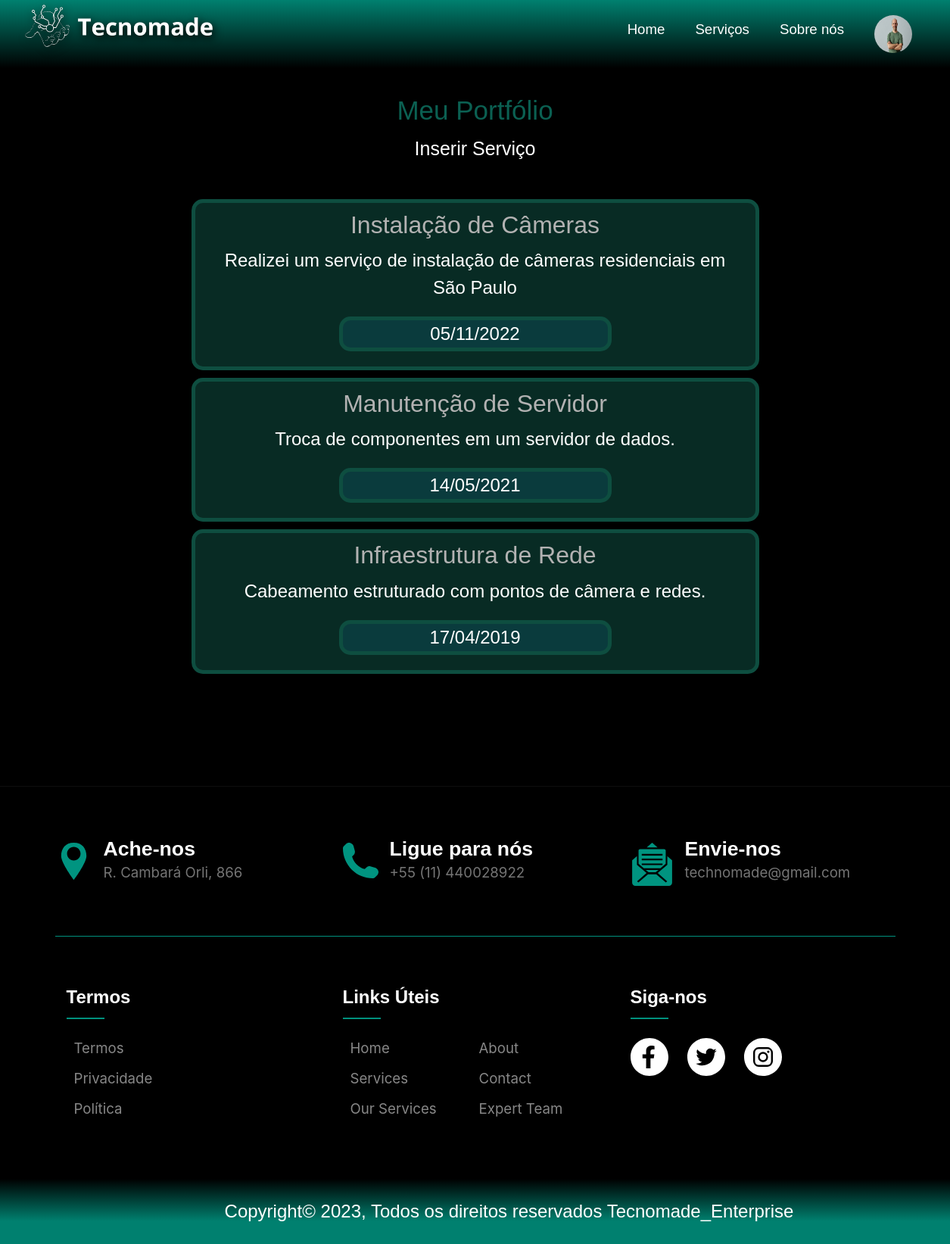
Page /portifolio.php (signed in) on the committed database.
### tables this page shows
CREATE TABLE `prof` (
  `id_Pf` int(11) NOT NULL,
  `pfName` varchar(100) NOT NULL,
  `dtNasPf` date NOT NULL,
  `email` varchar(100) NOT NULL,
  `celPf` varchar(20) NOT NULL,
  `gender` char(1) NOT NULL,
  `hashPass` varchar(255) NOT NULL,
  `cnpj` varchar(20) NOT NULL,
  `imgName` varchar(255) NOT NULL,
  `categorias` varchar(20) DEFAULT NULL,
  `descPf` text NOT NULL,
  `avaliacao_media` float DEFAULT NULL
);

CREATE TABLE `portfolio` (
  `id_portifolio` int(11) NOT NULL,
  `title` varchar(255) NOT NULL,
  `description` text NOT NULL,
  `date` date NOT NULL,
  `image1` varchar(40) DEFAULT NULL,
  `image2` varchar(40) DEFAULT NULL,
  `image3` varchar(40) DEFAULT NULL,
  `image4` varchar(40) DEFAULT NULL,
  `image5` varchar(40) DEFAULT NULL,
  `image6` varchar(40) DEFAULT NULL,
  `image7` varchar(40) DEFAULT NULL,
  `image8` varchar(40) DEFAULT NULL,
  `image9` varchar(40) DEFAULT NULL,
  `image10` varchar(40) DEFAULT NULL,
  `id_Pf` int(11) DEFAULT NULL
);

### portifolio.php (the view, shortened to what this page needs)
<?php
include 'connect.php';
  $id_Pf = $_SESSION['id_Pf'];
include_once('navPf.php');
$result = $conn->query("SELECT * FROM portfolio WHERE id_Pf = '$id_Pf'");
?>
<!DOCTYPE html>
<html lang="pt-BR">
<head>
    <link rel="stylesheet" href="./css/portifolio.css">
    <link rel="stylesheet" href="./css/style_footer.css">
    <link rel="stylesheet" href="./css/default.css">
    <link rel="stylesheet" href="https://stackpath.bootstrapcdn.com/bootstrap/4.3.1/css/bootstrap.min.css">
</head>
<body>
    <div id="topPage">
    <h1 id="titlePage">Meu Portfólio</h1>
    </div>
   <p class="insert_service"> <a href="insert_portifolio.php" class="insert_service">Inserir Serviço</a></p>
    <div class="portfolio">
        <?php while($row = $result->fetch_assoc()): ?>
            <div class="project">
                <h2 id="title_project"><?php echo $row['title']; ?></h2>
                <p id="desc_project"><?php echo $row['description']; ?></p>
                <p id="date_project"><?php echo $data = date('d/m/Y', strtotime($row['date']));?></p>
            </div>
        <?php endwhile; ?>
    </div>
    <?php
    include_once("footer.php");
    ?>
</body>
</html>

### navPf.php (shortened to what this page needs)
<?php
include ("connect.php");
?>
<head>
  <link rel="stylesheet" href="./css/style_nav.css">
</head>
<div class="header cleafix">
  <div class="container_nav">
    <a class="backhome" href="index.php">
      <img src="./imgs/icon_logo_nav_bar.png" class="logo" />
    </a>
    <ul class="nav">
      <li><a href="homePf.php" class="nav-links linkHome">Home</a></li>
      <li><a href="paginaDeServicosParaPrestador.php" class="nav-links linkServices">Serviços</a></li>
      <li><a href="sobre.php" class="nav-links linkSobre">Sobre nós</a></li>
      <li class="nav-item dropdown_nav">
        <a class="nav-img">
          <?php
          $sql = "SELECT * FROM prof WHERE id_Pf = $_SESSION[id_Pf]";
          $result = $conn->query($sql);
          if ($result->num_rows > 0) {
            $row = $result->fetch_assoc();
            if (!empty($row['imgName'])) {
              $imgPf = "upload/" . $row['imgName'];
              echo "<img src='$imgPf' alt='Imagem do Profissional' class='imgPf'><br><br>";
            }
          }
          ?>
        </a>
      </li>
    </ul>
  </div>
</div>

### footer.php (shortened to what this page needs)
<head>
    <link rel="stylesheet" href="./css/style_footer.css">
</head>
<footer class="footer-section">
    <div class="container">
        <div class="footer-cta pt-5 pb-5">
            <div class="row">
                <div class="col-xl-4 col-md-4 mb-30">
                    <div class="single-cta">
                        <i class="fas">
                        </i>
                        <div class="cta-text">
                            <h4>Ache-nos</h4>
                            <span>R. Cambará Orli, 866</span>
                        </div>
                    </div>
                </div>
                <div class="col-xl-4 col-md-4 mb-30">
                    <div class="single-cta">
                        <i class="fas"></i>
                        <div class="cta-text">
                            <h4>Ligue para nós</h4>
                            <span>+55 (11) 440028922</span>
                        </div>
                    </div>
                </div>
                <div class="col-xl-4 col-md-4 mb-30">
                    <div class="single-cta">
                        <i class="far">
                        </i>
                        <div class="cta-text">
                            <h4>Envie-nos</h4>
                            <span>technomade@gmail.com</span>
                        </div>
                    </div>
                </div>
            </div>
        </div>
        <div class="footer-content pt-5 pb-5">
            <div class="row">
                <div class="col-xl-4 col-lg-4 mb-50">
                    <div class="footer-widget">
                    <div class="col-xl-6 col-lg-6 d-none d-lg-block text-right">
                    <div class="footer-menu">
                    <div class="footer-widget-heading">
                            <h3>Termos</h3>
                        </div>
                        <ul class="ajst_tms_footer_text_link">
                            <li><a href="./terms_use_and_privacy.php#termos_uso">Termos</a></li>
                            <li><a href="./terms_use_and_privacy.php#privacidade" >Privacidade</a></li>
                            <li><a href="./terms_use_and_privacy.php#politicas">Política</a></li>
                        </ul>
                    </div>
                </div>
                    </div>
                </div>
                <div class="col-xl-4 col-lg-4 col-md-6 mb-30">
                    <div class="footer-widget">
                        <div class="footer-widget-heading">
                            <h3>Links Úteis</h3>
                        </div>
                        <ul class="lista_de_links">
                            <li><a href="./index.php">Home</a></li>
                            <li><a href="./sobre.php">about</a></li>
                            <li><a href="./sobre.php">services</a></li>
                            <li><a href="./sobre.php#entraEmContato">Contact</a></li>
                            <li><a href="./sobre.php">Our Services</a></li>
                            <li><a href="./sobre.php#ExpertTeam">Expert Team</a></li>
                        </ul>
                    </div>
                </div>
                <div class="col-xl-4 col-lg-4 col-md-6 mb-50">
                    <div class="footer-widget">
                        <div class="footer-widget-heading">
                            <h3>Siga-nos</h3>
                        </div>
                        <div class="footer-social-icon">
                            <i>
                            </i>
                            <i>
                            </i>
                            <i>
                            </i>
                        </div>
                        </div>
                    </div>
                </div>
            </div>
        </div>
    <div class="copyright-area">
        <div class="container">
            <div class="row">
                <div class="col-xl-6 col-lg-6 text-center text-lg-left">
                    <div class="copyright-text">
                        <p>Copyright&copy; 2023, Todos os direitos reservados <a href="#">Tecnomade_Enterprise</a></p>
                    </div>
                </div>
            </div>
        </div>
    </div>
</footer>

### css/style_nav.css (style rules this page uses)
.header { height: 80px; width: 100%; padding: 0px 20px; box-sizing: border-box; position: absolute; display: flex; flex-wrap: wrap; background: linear-gradient(0deg, transparent, rgb(0, 128, 111)); height: 90px; font-family: "League Spartan", sans-serif; width: 100%; top: 0; left: 0; align-items: center; z-index: 9; transition: background-color 0.3s ease; }
.logo { display: block; width: auto !important; height: 80px; object-fit: cover; padding: 10px; filter: drop-shadow(2px 4px 6px black); float: left; margin-top: -20px; }
.nav { float: right; list-style: none !important; position: absolute; right: 30px; }
.nav li { float: left; }
.nav a { display: block; text-decoration: none !important; padding: 10px 20px; font-size: 14pt; }
.nav-links,.nav-link { color: #ffffff; text-decoration: none !important; }
.nav-links::after, .nav-link::after { display: block; margin: 0 auto; margin-top: 5px; width: 0; height: 2px; background-color: rgb(255, 255, 255); content: ""; opacity: 0; -webkit-transition: width 0.6s, opacity 0.8s; -moz-transition: width 0.6s, opacity 0.8s; transition: width 0.6s, opacity 0.8s; }

### css/portifolio.css (style rules this page uses)
* { box-sizing: border-box; font-size: 22px; }
body { font-family: Arial, sans-serif; margin: 0; padding: 0; background-color: black; margin-top: 7%; overflow: scroll !important; }
#topPage { margin-top: 125px; }
.portfolio { display: flex; flex-direction: column; align-items: center; padding: 20px; height: 100% !important; }
.project { color: #fff; background-color: rgb(8, 43, 36); border: 5px solid rgb(14, 78, 64); margin: 5px; padding: 10px !important; width: 750px; height: auto; box-shadow: 0 0 10px rgba(0,0,0,0.1); transition: transform 0.3s ease; position: relative; border-radius: 15px; display: flex; flex-direction: column; place-items: center; }
#title_project { font-size: 32px; margin-bottom: 0; }
#title_project, #desc_project { color: rgb(178, 178, 178); text-align: center; }
#desc_project { color: rgb(255, 255, 255); margin: 10px; }
#date_project { color: rgb(255, 255, 255); margin: 10px; text-align: center; border: 5px solid rgb(14, 78, 64); border-radius: 15px; background-color: #0a3b3d; width: 50%; }
.insert_service { font-size: 25px; color: #fff; text-transform: capitalize; text-decoration: none; text-align: center; }
#titlePage { color:rgb(11, 96, 82); font-size: 35px !important; text-align: center; }

### css/style_footer.css (style rules this page uses)
.footer-section { background: #000000; position: relative; border-top: solid 1px #0e0e0e; }
.footer-cta { border-bottom: 1px solid #00917e; }
.single-cta i { color: #00917e; float: left; margin-top: 8px; }
.cta-text { padding-left: 15px; display: inline-block; }
.cta-text h4 { color: #ffffff; font-size: 20pt !important; font-weight: 600; margin-bottom: 2px; }
.cta-text span { color: #757575; font-size: 14pt; }
.footer-content { position: relative; z-index: 2; }
.footer-social-icon { display: flex; justify-content: left; align-items: center; gap: 25px; }
.footer-social-icon svg { width: 50px; height: 50px; }
.footer-widget-heading h3 { color: #ffffff; font-weight: 600; margin-bottom: 40px; position: relative; font-size: 18pt; text-align: left; }
.footer-widget-heading h3::before { content: ""; position: absolute; left: 0; bottom: -15px; height: 2px; width: 50px; background: #00917e; }
.footer-widget ul li { display: block; float: left; width: 50%; margin-bottom: 12px; }
.ajst_tms_footer_text_link { margin-left: -50px; text-align: left; }
.lista_de_links { margin: 0 0 0 -30px; }
.footer-widget ul li a { color: #878787; font-size: 14pt; text-transform: capitalize; }
.copyright-area { background: linear-gradient(180deg, black , rgb(0, 128, 111) 65%); padding: 25px 0; }
.copyright-text p { margin: 0; color: #ffffff; }
.copyright-text p, .copyright-text p a { width: 1200px; color: #ffffff; text-align: center; }
.copyright-text p a { color: #ffffff; font-size: 18pt; }
.footer-menu li { display: inline-block; margin-left: 20px; }
.footer-menu li a { font-size: 18pt; color: #ffffff; }
.social__icon { height: 40px; width: 40px; color: #fff; text-decoration: none; }

### css/default.css (style rules this page uses)
body { background-color: #000000 !important; padding: 0; margin: 0; box-sizing: border-box; color: #ffffff; }
p { font-size: 18pt !important; font-family: "League Spartan", sans-serif; }
h1,h2,h3,h4 { font-family: "Josefin Sans", sans-serif; font-size: 36pt; }
img { user-select: auto; -webkit-user-select:none; -moz-user-select:none; -ms-user-select:none; }

### navPf.php (style rules this page uses)
.nav-img img { width: 50px; height: 50px; border-radius: 50%; margin-top: -5px; }

### rows in the picture
prof: imgName (picture)
portfolio: title "Instalação de Câmeras", description "Realizei um serviço de instalação de câmeras residenciais em São Paulo", date "05/11/2022"
portfolio: title "Manutenção de Servidor", description "Troca de componentes em um servidor de dados.", date "14/05/2021"
portfolio: title "Infraestrutura de Rede", description "Cabeamento estruturado com pontos de câmera e redes.", date "17/04/2019"
